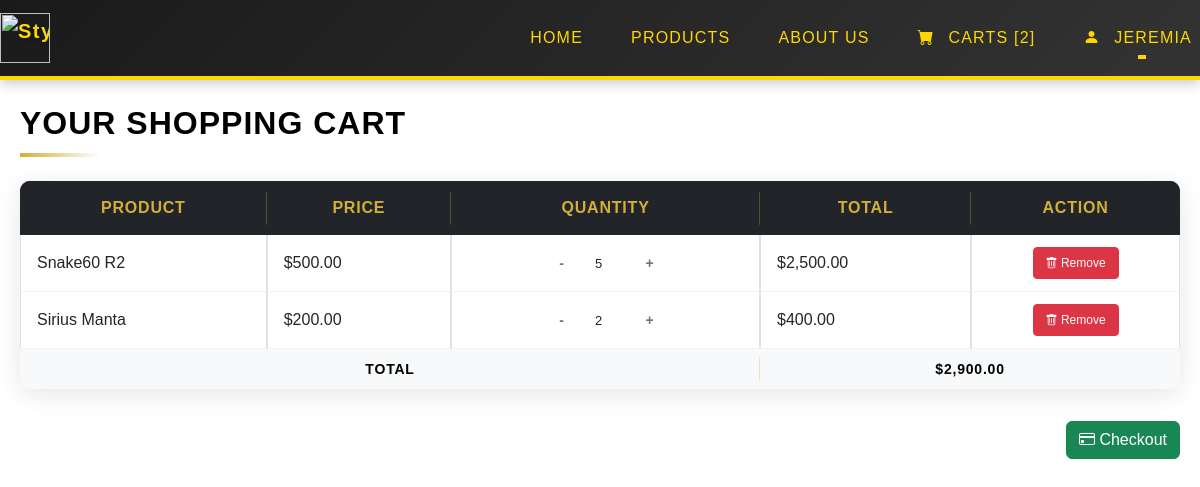
Page /user/cart.php (signed in) on the committed database.
### tables this page shows
CREATE TABLE `carts` (
  `cart_id` int NOT NULL,
  `customer_id` int NOT NULL,
  `product_id` varchar(10) NOT NULL,
  `jumlah_barang` int NOT NULL
);

CREATE TABLE `products` (
  `product_id` varchar(10) NOT NULL,
  `nama_produk` varchar(100) NOT NULL,
  `deskripsi_produk` text NOT NULL,
  `harga` decimal(12,2) NOT NULL,
  `harga_diskon` decimal(12,2) NOT NULL,
  `status_diskon` tinyint(1) NOT NULL,
  `stok` int NOT NULL,
  `category` varchar(20) NOT NULL,
  `link_gambar` varchar(300) NOT NULL
);

### user/cart.php (the view, shortened to what this page needs)
<?php
include 'header.php';
$customer_id = $_SESSION['kd_cs'];
$query = "SELECT p.*, c.jumlah_barang, c.cart_id
          FROM carts c
          JOIN products p ON c.product_id = p.product_id
          WHERE c.customer_id = '$customer_id'";
$result = mysqli_query($conn, $query);
$total = 0;
?>
<html lang="en">
<head>
    <link rel="stylesheet" href="./css/cart.css">
</head>
<body>
    <div class="container_cart mt-4">
        <h2 class="mb-4">Your Shopping Cart</h2>
        <?php if (mysqli_num_rows($result) > 0): ?>
            <form action="update_cart.php" method="post">
                <table class="table table-bordered">
                    <thead class="table-dark">
                        <tr>
                            <th>Product</th>
                            <th>Price</th>
                            <th>Quantity</th>
                            <th>Total</th>
                            <th>Action</th>
                        </tr>
                    </thead>
                    <tbody>
                        <?php while ($row = mysqli_fetch_assoc($result)):
                            $harga_clean = str_replace(['$', ','], '', $row['harga']);
                            $harga_numerik = (float)$harga_clean;
                            $subtotal = $harga_numerik * $row['jumlah_barang'];
                            $total += $subtotal;
                        ?>
                            <tr>
                                <td><?= $row['nama_produk']; ?></td>
                                <td>$<?= number_format($harga_numerik, 2); ?></td>
                                <td>
                                    <div class="input-group" style="width: 120px;">
                                        <button type="button" class="btn btn-outline-secondary btn-sm quantity-minus" data-id="<?= $row['cart_id']; ?>">-</button>
                                        <input type="number" name="quantity[<?= $row['cart_id']; ?>]"
                                            value="<?= $row['jumlah_barang']; ?>"
                                            min="1" class="form-control text-center" readonly>
                                        <button type="button" class="btn btn-outline-secondary btn-sm quantity-plus" data-id="<?= $row['cart_id']; ?>">+</button>
                                    </div>
                                </td>
                                <td>$<?= number_format($subtotal, 2); ?></td>
                                <td>
                                    <a href="remove_from_cart.php?cart_id=<?= $row['cart_id']; ?>"
                                        class="btn btn-danger btn-sm">
                                        <i class="bi bi-trash"></i> Remove
                                    </a>
                                </td>
                            </tr>
                        <?php endwhile; ?>
                    </tbody>
                    <tfoot>
                        <tr>
                            <th colspan="3">Total</th>
                            <th colspan="2">$<?= number_format($total, 2); ?></th>
                        </tr>
                    </tfoot>
                </table>
            </form>
            <form action="payment.php">
                <div class="text-end">
                    <button type="submit" name="proceedd_payment" class="btn btn-success">
                        <i class="bi bi-credit-card"></i> Checkout
                    </button>
                </div>
            </form>
        <?php else: ?>
            <div class="alert alert-info">Your cart is empty. <a href="produk.php">Browse Products</a></div>
        <?php endif; ?>
    </div>
</body>
</html>

### user/css/header.css (style rules this page uses)
:root { --primary-yellow: #FFD700; --dark-yellow: #FFC000; --light-yellow: #FFECB3; --dark-bg: #1A1A1A; --text-dark: #333333; --black:#000000; }
* { margin: 0; padding: 0; box-sizing: border-box; font-family: 'Arial', sans-serif; }
body { background-color: #FFF9E6; color: var(--text-dark); font-size: 1rem; }
.form-control { font-size: 1.1rem; padding: 10px 15px; margin-bottom: 15px; background-color: rgba(255, 255, 255, 0.1); border: 1px solid var(--primary-yellow); color: white; transition: all 0.3s ease; }

### user/css/cart.css (style rules this page uses)
:root { --black: #000000; --gold: #D4AF37; --light-gold: #F5E6B3; --dark-gray: #222222; --medium-gray: #444444; --light-gray: #F8F9FA; --white: #FFFFFF; }
body { font-family: 'Poppins', sans-serif; background-color: var(--white); color: var(--dark-gray); line-height: 1.6; }
.container_cart { max-width: 1200px; margin: 2rem auto; padding: 0 20px; }
h2 { color: var(--black); font-weight: 700; font-size: 2rem; text-transform: uppercase; letter-spacing: 1px; position: relative; padding-bottom: 15px; margin-bottom: 30px; }
h2::after { content: ''; position: absolute; bottom: 0; left: 0; width: 80px; height: 4px; background: linear-gradient(90deg, var(--gold), transparent); }
.table { border-collapse: separate; border-spacing: 0; width: 100%; margin-bottom: 2rem; border-radius: 10px; overflow: hidden; box-shadow: 0 5px 25px rgba(0, 0, 0, 0.1); }
.table thead { background: linear-gradient(135deg, var(--black), var(--dark-gray)); }
.table th { color: var(--gold); font-weight: 600; text-transform: uppercase; letter-spacing: 0.8px; padding: 18px 15px; text-align: center; border: none; position: relative; }
.table th:not(:last-child)::after { content: ''; position: absolute; right: 0; top: 50%; transform: translateY(-50%); width: 1px; height: 60%; background-color: rgba(212, 175, 55, 0.3); }
.table td { padding: 15px; vertical-align: middle; border-bottom: 1px solid rgba(0, 0, 0, 0.05); background-color: var(--white); transition: all 0.3s ease; }
.table tfoot th { background-color: var(--light-gray); color: var(--black); font-weight: 700; font-size: 1.1rem; }
.btn-danger { padding: 6px 12px; font-size: 12px; min-width: auto; }
.table td { padding: 10px 12px; }
.input-group { width: 110px; }
.input-group button { width: 28px; height: 28px; font-size: 12px; }
.input-group input { width: 36px; height: 28px; font-size: 13px; }
.table td:last-child { text-align: center; padding: 10px 8px; }
.table tfoot th, .table tfoot td { padding: 12px; font-size: 14px; }
.input-group { display: flex; justify-content: center; align-items: center; margin: 0 auto; width: 120px; height: 100%; }
.input-group button { width: 32px; height: 32px; display: flex; align-items: center; justify-content: center; background: white; border: 1px solid var(--border); cursor: pointer; font-size: 14px; padding: 0; margin: 0; }
.input-group input { width: 40px; height: 32px; text-align: center; border-top: 1px solid var(--border); border-bottom: 1px solid var(--border); border-left: none; border-right: none; margin: 0 -1px; padding: 0; }
.table td { vertical-align: middle; padding: 12px 16px; }
.text-end { text-align: right; margin-top: 30px; }
.quantity-minus, .quantity-plus { width: 38px; height: 38px; display: flex; align-items: center; justify-content: center; padding: 0; font-weight: bold; font-size: 1.1rem; }
.table tbody tr { animation: fadeIn 0.5s ease forwards; opacity: 0; }
.table tbody tr:nth-child(1) { animation-delay: 0.1s; }
.table tbody tr:nth-child(2) { animation-delay: 0.2s; }

### rows in the picture
carts: product.nama_produk "Snake60 R2", product.harga "500.00", jumlah_barang "5", subtotal "2,500.00"
carts: product.nama_produk "Sirius Manta", product.harga "200.00", cart_id+jumlah_barang "2", subtotal "400.00"

### other values in the picture
$cart_count "2"
$_SESSION['nama'] "JEREMIA"
$total "2,900.00"
